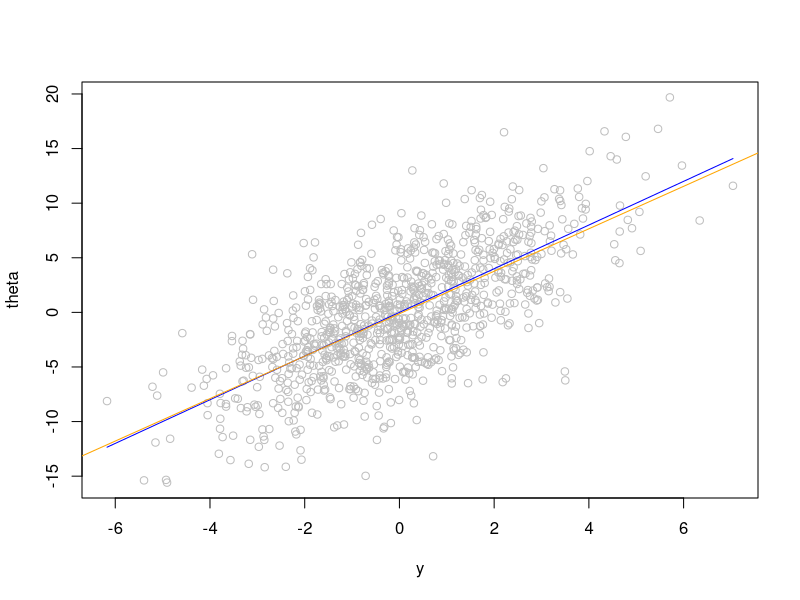
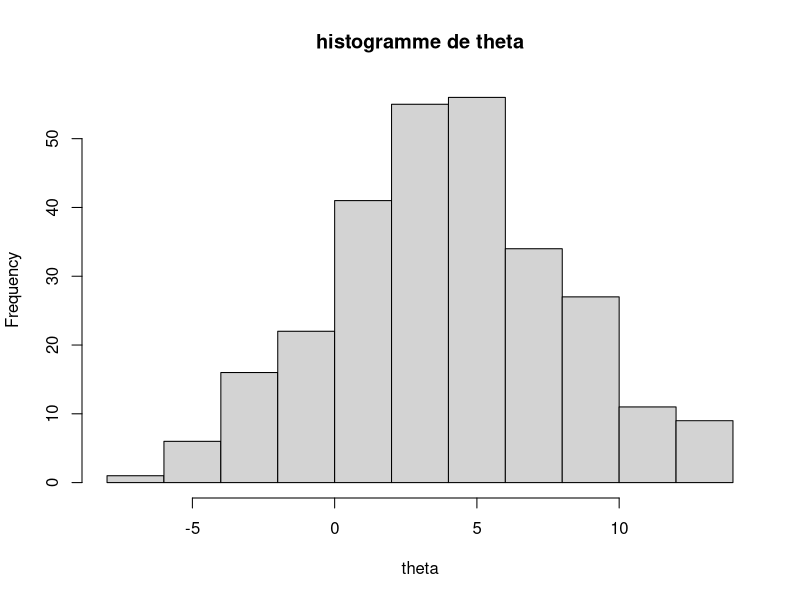
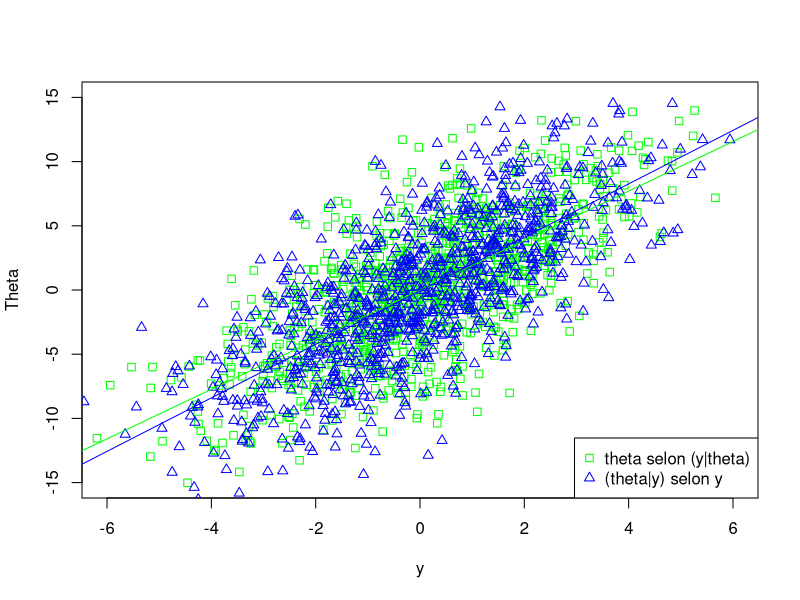
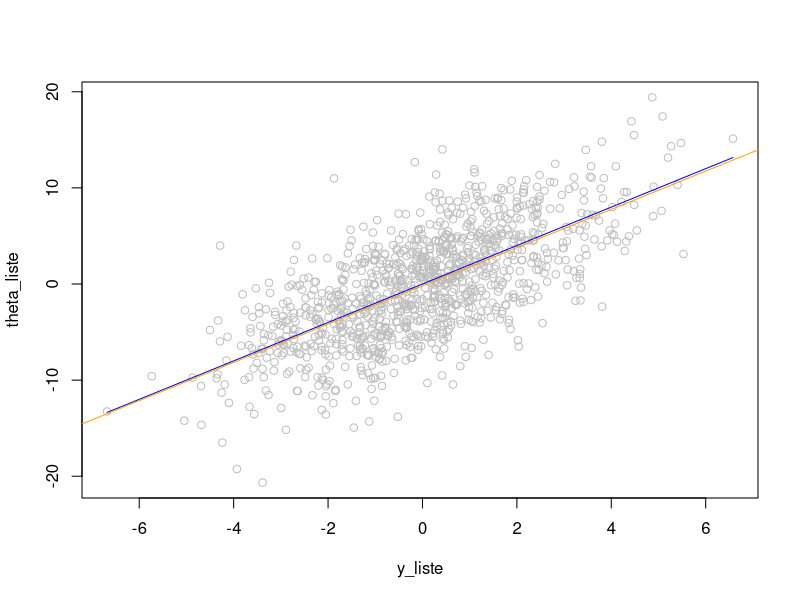

The R source for these figures, in order:
## ---- chunk 1
  
taille <- 1000

#On tire les thetas 
theta <- rnorm(taille, 0, 32) 

#on tire les y sachant theta

y <- rnorm(taille, theta/4, 2)

## ---- chunk 2
  
taille <- 1000

#On tire les thetas 
theta <- rnorm(taille, 0, sqrt(32))

#on tire les y sachant theta

y <- rnorm(taille, theta/4, sqrt(2))

#on trace les points
plot(y, theta, col="grey")

#on trace la droite de l'espérance

curve(2*x, add=TRUE, col="blue")

#on trace la droite de la régression linéaire

abline(lm(theta ~ y), col="orange")
## ---- chunk 3
 
taille <- 100000

#On tire les thetas 
theta <- rnorm(taille, 0, sqrt(32))

#on tire les y sachant theta

y <- rnorm(taille, theta/4, sqrt(2))
ytheta <- data.frame(theta, y)
ytheta = ytheta[ytheta[,2] < 2.01 & ytheta[,2] > 1.99,]
length(ytheta)


## ---- chunk 4
hist(ytheta[,1], main = 'histogramme de theta', xlab = 'theta')
## ---- chunk 5
taille <- 1000

#On tire les thetas 
theta <- rnorm(taille, 0, sqrt(32)) 

#on tire les y sachant theta

y_theta <- rnorm(taille, theta/4, sqrt(2))

#On tire les y²
y <- rnorm(taille, 0, sqrt(4)) 

#on tire les thetas sachant y

theta_y <- rnorm(taille, 2*y, sqrt(16))


#on trace les deux nuages de points pour les comparer
plot(y_theta,theta,xlab="y",ylab="Theta",col="green",pch=0,xlim=c(-6,6),ylim=c(-15,15),cex=1)

points(y,theta_y,col="blue",pch=2,cex=1)
legend(x="bottomright", legend=c("theta selon (y|theta)","(theta|y) selon y"), col=c("green","blue"), pch=c(0,2))

#on trace les droites de régressions linéaires

abline(lm(theta ~ y_theta), col="green")
abline(lm(theta_y ~ y), col="blue")

## ---- chunk 6

theta_t = 0
t = 1100
y_liste = c()
theta_liste = c()

while (t > 0) {
  y_t = rnorm(1, theta_t/4, sqrt(2))
  theta_t = rnorm(1, 2*y_t, sqrt(16))
  y_liste = c(y_liste, y_t)
  theta_liste = c(theta_liste, theta_t)
  t = t-1
  }

ytheta= data.frame(y_liste, theta_liste)
ytheta = tail(ytheta, 1000)

#on trace les points
plot(y_liste, theta_liste, col="grey")

#on trace la droite de l'espérance

curve(2*x, add=TRUE, col="blue")

#on trace la droite de la régression linéaire

abline(lm(theta_liste ~ y_liste), col="orange")
